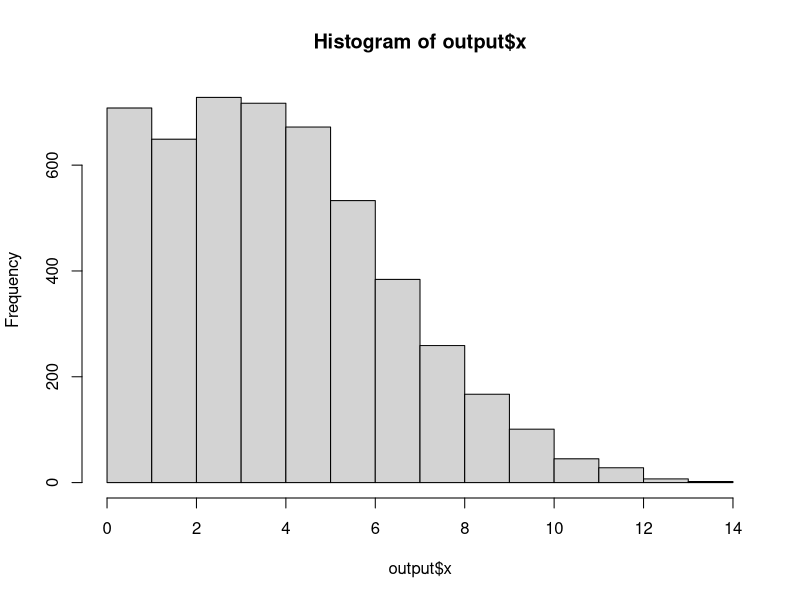
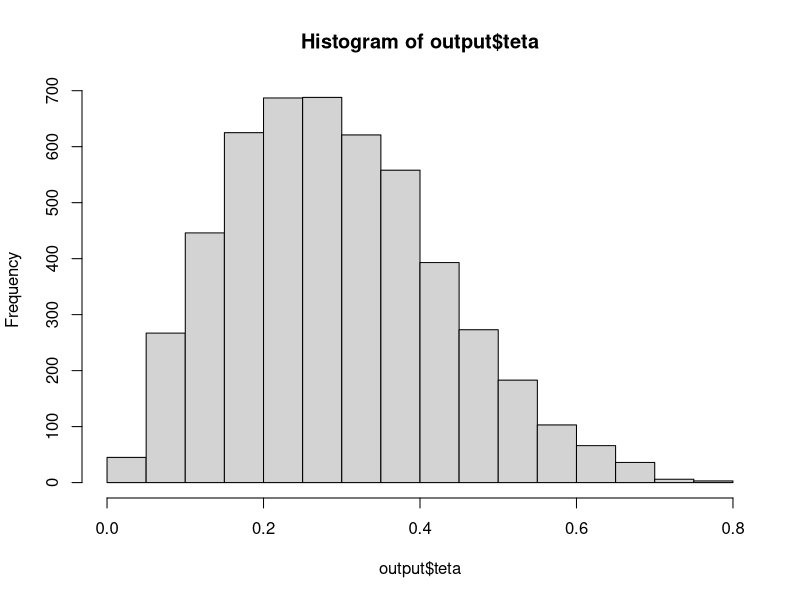
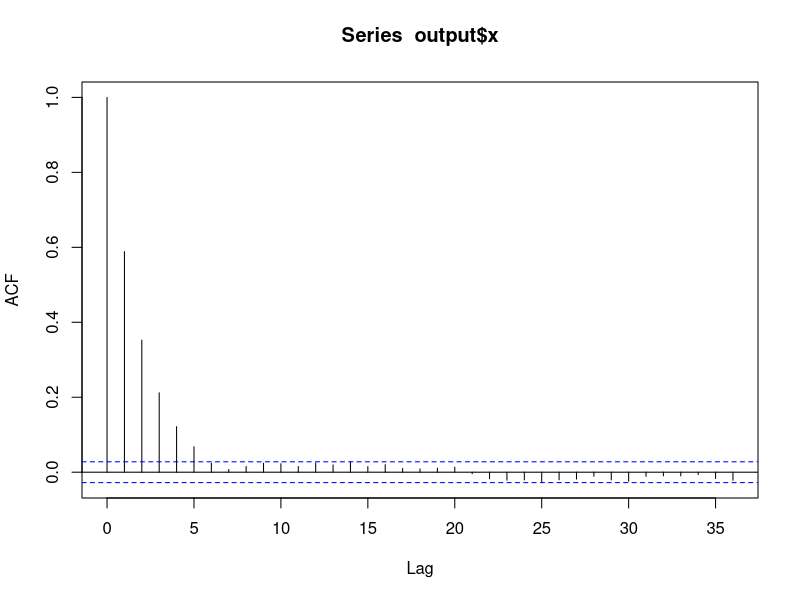
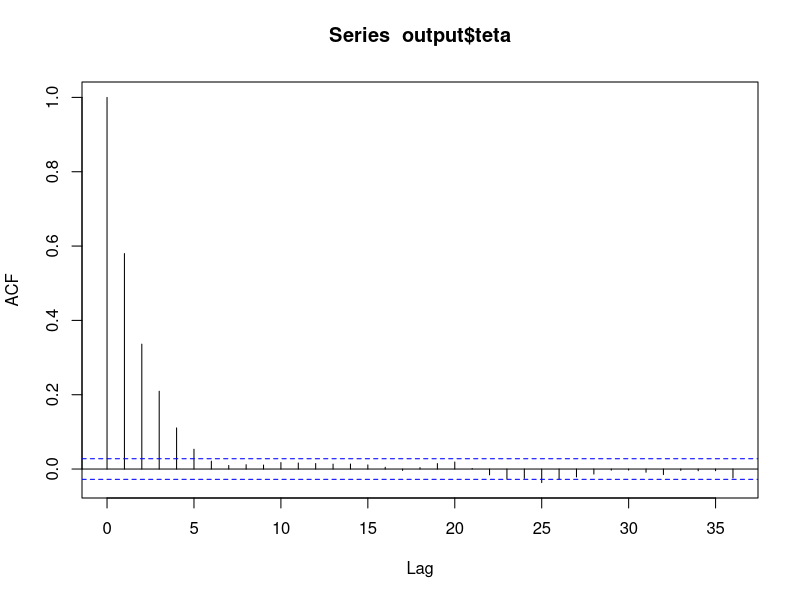
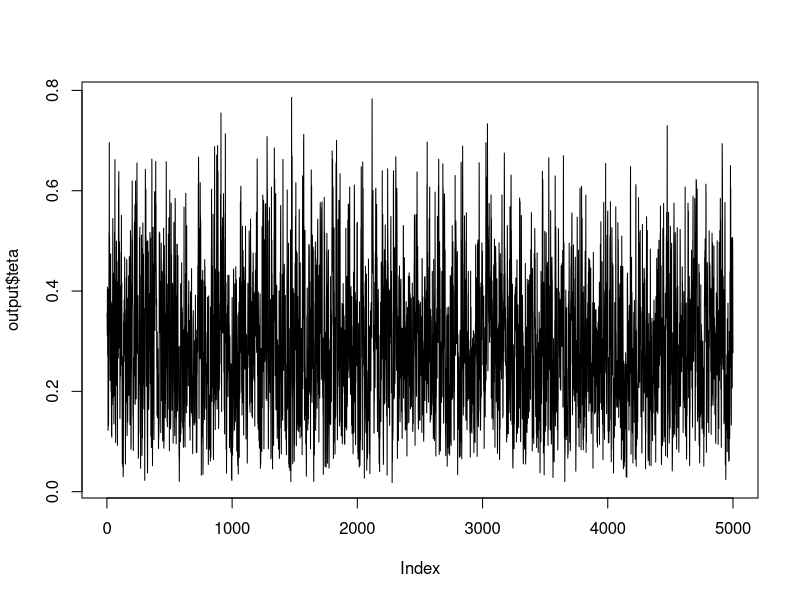
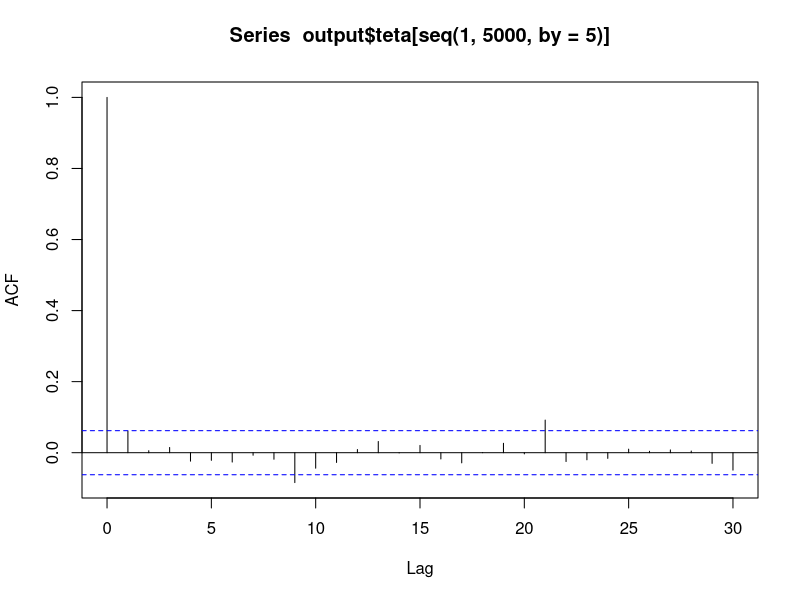
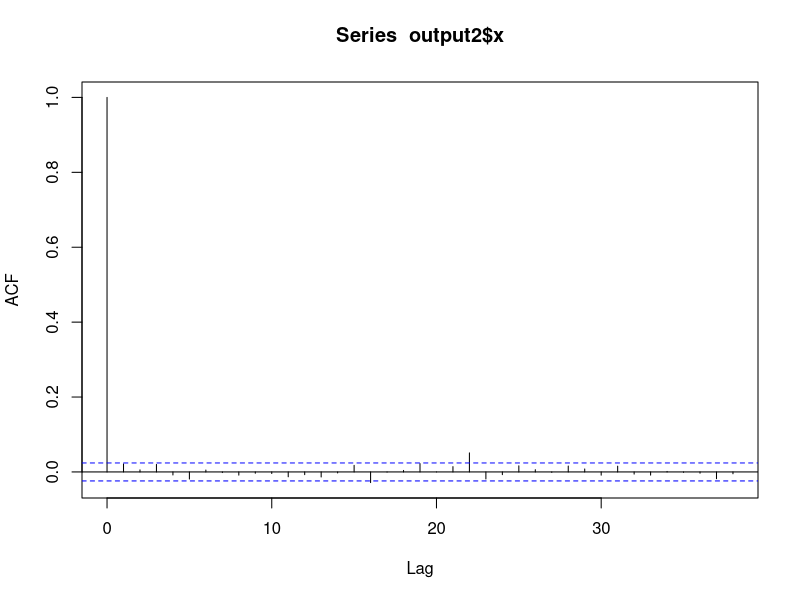
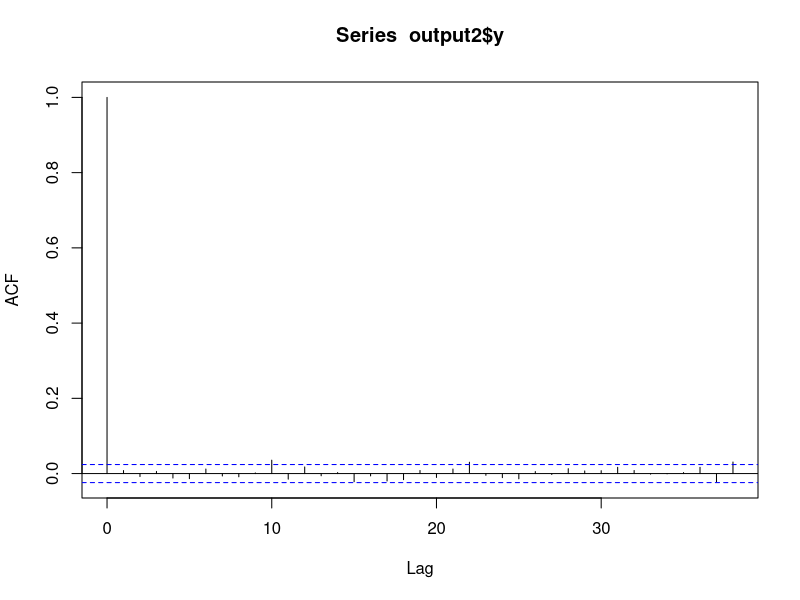

R code for these plots, in order:
#### Exemplo 2 ####

gibsEx2 <- function(x0, NSim = 5000, n, a, b){
  #Inicialização
  t <- 1
  x <- x0
  teta <- rbeta(1, a, b)
  
  while(t < NSim){
    t <- t+1
    x[t] <- rbinom(1, n, teta[t-1])
    teta[t] <- rbeta(1, a + x[t], b + n - x[t])
  }
  return(data.frame(x = x, teta = teta))
}


output <- gibsEx2(x0 = 12, n = 15, a = 3, b = 7)

hist(output$x)
hist(output$teta)

mean(output$teta)

3/(3+7)


acf(output$x)
acf(output$teta)


plot(output$teta, type = "l")


acf(output$teta[seq(1, 5000, by = 5)])

newTeta <- output$teta[seq(1, 5000, by = 5)]

#### Exemplo 1 ####

gibbsEx1 <- function(rho, y0, x0, nSims = 5000){
  #Inicializar
  t <- 1
  x <- x0
  y <- y0
  
  while(t < nSims){
    x[t+1] <- rnorm(1, mean = rho*y[t], sd = sqrt(1-rho^2))
    y[t+1] <- rnorm(1, mean = rho*x[t+1], sd = sqrt(1-rho^2))
    t <- t + 1
  }
  
  return(data.frame(x = x, y = y))
}

output2 <- gibbsEx1(.5, 0, 0, nSims = 20000)

output2 <- output2[seq(1, 20000, by = 3), ]

acf(output2$x)
acf(output2$y)

par(mfrow = c(1, 2))
hist(output2$x)
hist(output2$y)

mean(output2$x); sd(output2$x)
mean(output2$y); sd(output2$y)

cor(output2$x, output2$y)



mean(output2$x[output2$y > 1.5 & output2$y < 1.7])

x <- 3:5
x[3]

A <- matrix(c(1, 2, 3, 4), 2, 2)
A[2, 1]


library(MASS)
output3 <- mvrnorm(6667, c(0, 0), matrix(c(1, 0.5 , 0.5, 1), 2, 2))

par(mfrow = c(2, 2))
hist(output2$x)
hist(output2$y)
hist(output3[,1])
hist(output3[,2])

par(mfrow = c(1, 2))
acf(output3[,1])
acf(output3[,2])

